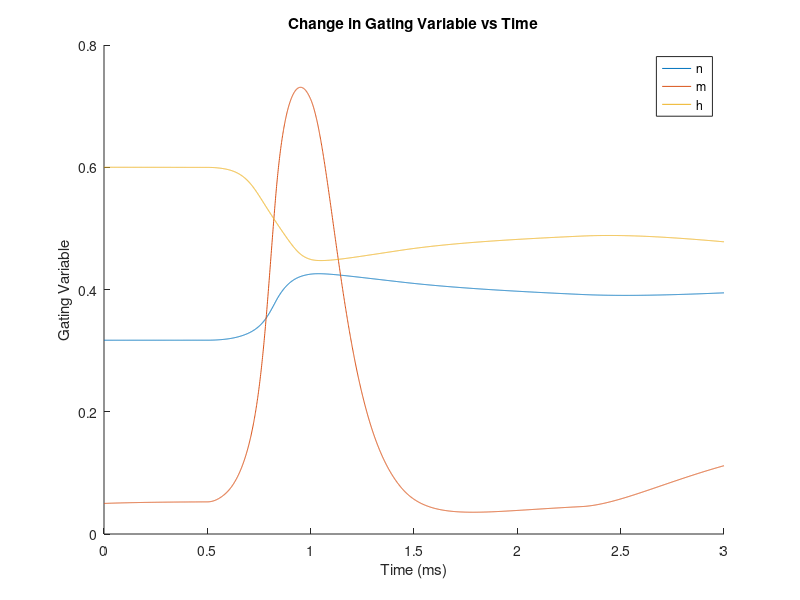
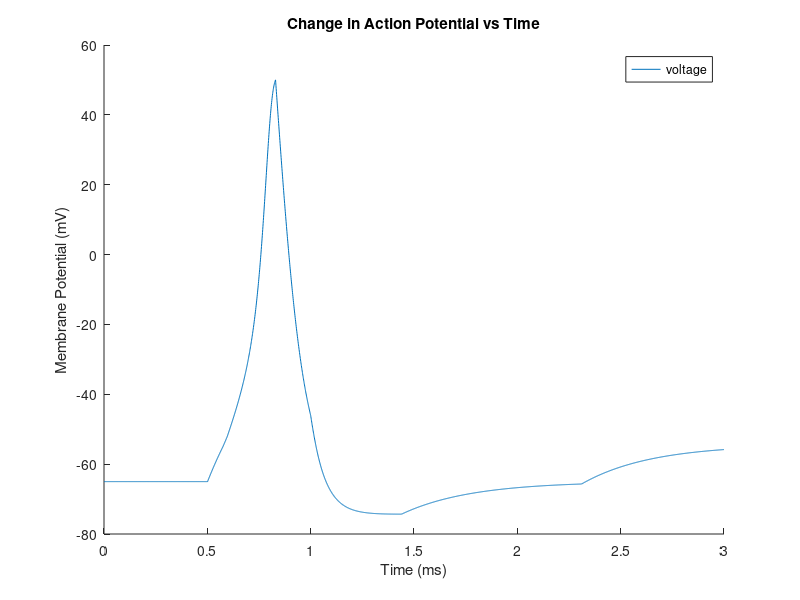
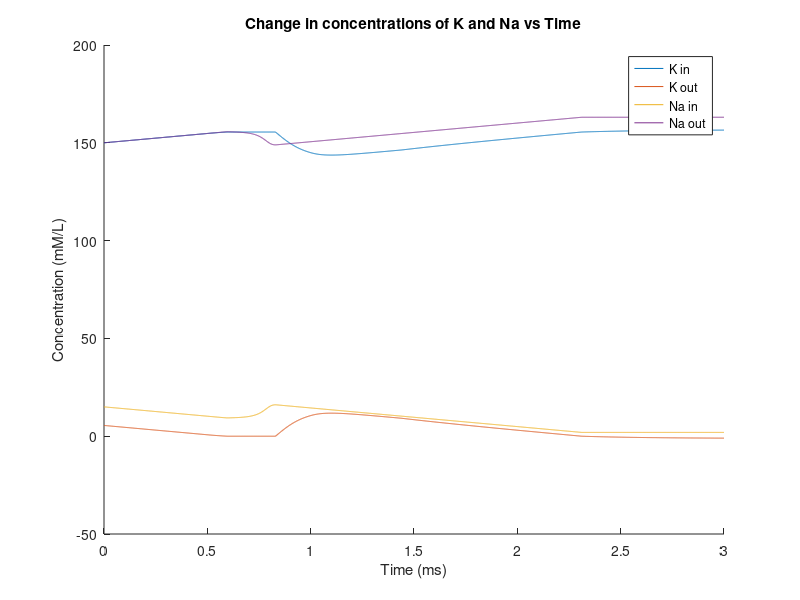

Write the MATLAB code that produced these figures, in order.
% hw3_ex5_whsolo_sorhom.m
% Will Solow and Skye Rhomberg
% CS346 - Spring 2020
% HW3 - HH simulations

% This code simulates the HH Model with the concentration gated Na-K pump
% and voltage gated leakage channel, graphing V, m,
% n, and h with respect to time. It also simulates the concentrations of K
% and Na inside and out of the membrane, and controls the Na-K pump to
% on/off accordingly. 

% TO RUN: Press F5

% simulation length and change in time (in seconds)
sim_length = 3;
dt = .001;
num_iterations = sim_length/dt;

% default is that both channels start as closed - 0 is closed, 1 is open
% used to keep track if the voltage gated channels are open to control
% current
Na_O = 0;
K_O = 0;
% used to turn pump on and off. 0 is off, 1 is on default starts at on as
% initial concentrations are in desired range.
P_O = 1;
% used to turn the leakage channel on and off. 1 is open, 0 is closed.
% Starts as open as initial voltage is less than -54.5mV
L_O = 1;

% Initializing constants
I_max = 15;
I = 0; % applied current
C_M = .1; % capacitance

% initial voltage and gating probabilities
V_init = -65; % action potential (mV)
n_init = .317; % potassium activation gating probability
m_init = .05; % sodium activation gating probability
h_init = .6; % sodium inactivation gating probability

% initial concentrations of Na and K 
Na_in_init = 15;
Na_out_init = 150;
K_in_init = 150;
K_out_init = 5.5;

% Gating constants. Controls when the gates open and close based on the
% voltage
Na_open = -55;
Na_close = 50;
K_open = 50;
L_close = -54.4;

% displacements from equilibrium potential K: potassium, Na: sodium, L: leakage
% used in calculating the currents of K, Na, and L
V_K = -77;
V_Na = 50;
V_L = -54.4;

% conductance constants K: potassium, Na: sodium, L: leakage
% used in caculating the currents of K, Na, and L
g_K  = 36;
g_Na = 120;
g_L  = .3;

% assign initial values to voltage and gate constants
t(1) = 0;
V(1) = V_init;
n(1) = n_init;
m(1) = m_init;
h(1) = h_init;

% assign initial values to concentrations
K_in(1) = K_in_init;
K_out(1) = K_out_init;
Na_in(1) = Na_in_init;
Na_out(1) = Na_out_init;

% calculating opening and closing rate constants
% used in calculating the probablities of a gate being open for 
% n, m, and h, the gates of K, Na, and L
a_n = @(V) .01  * (V+55) / (1 - exp(-(V+55) / 10));
a_m = @(V) .1   * (V+40) / (1 - exp(-(V+40) / 10));
a_h = @(V) .07  *               exp(-(V+65) / 20) ;
b_n = @(V) .125 *               exp(-(V+65) / 80) ;
b_m = @(V) 4    *               exp(-(V+65) / 18) ;
b_h = @(V) 1             / (1 + exp(-(V+35) / 10));

% calculating rate of change of n, m, and h (gating variables)
dNdt = @(V, n, m, h) a_n(V) * (1-n) - b_n(V) * n;
dMdt = @(V, n, m, h) a_m(V) * (1-m) - b_m(V) * m;
dHdt = @(V, n, m, h) a_h(V) * (1-h) - b_h(V) * h;

% calculating currents of K, NA, and L
% used in the model to compute change in voltage
% K channel only on when voltage is greater
% logical operator implements gating, returns 1 if gate is open, 0 if
% closed. Leakage has no gating as it is always open
I_K  = @(V, n) g_K  * n^4 *(V-V_K);
I_Na = @(V, m, h) g_Na  * m^3 * h * (V-V_Na);
I_L  = @(V) g_L * (V-V_L);
% pump constant, counteracts initial value of I_L
I_P = g_L * (V_init-V_L);

% calculating rate of change of voltage based on currents. Incorporates the
% voltage gating for pump, ion channels, and leakage
dVdt = @(V, n, m, h, I, Na_O, K_O, P_O, L_O) (I - K_O*I_K(V,n) - ...
    Na_O*I_Na(V,m,h) - L_O*I_L(V) + P_O*I_P) / C_M;

% used to calculate the change in concentrations of K and Na
% for K, calculating positive change of concentration outside
% for Na, calcualting positive change of concentration outside

dKdt = @(V, n, K_O, P_O, L_O) -I_K(V,n)*K_O - L_O*I_L(V) - 2*P_O*I_P;
dNadt = @(V, m, h, Na_O, P_O) -I_Na(V,m,h)*Na_O + 3*P_O*I_P;

% when to start and end the current
curr_start = .5;
curr_length = .5;
curr_end = curr_start + curr_length;

% simulation loop
for i=1:num_iterations
    % update time
    t(i+1)= i * dt;
    
    % compute RK4 estimations
    % del 1 estimates
    dV1 = dVdt(V(i)      , n(i)      , m(i)      , h(i)      , I, Na_O, ...
        K_O, P_O, L_O)*dt;
    dN1 = dNdt(V(i)      , n(i)      , m(i)      , h(i)      )*dt;
    dM1 = dMdt(V(i)      , n(i)      , m(i)      , h(i)      )*dt;
    dH1 = dHdt(V(i)      , n(i)      , m(i)      , h(i)      )*dt;
    
    dK1 = dKdt(V(i)      , n(i)                  , K_O, P_O, L_O)*dt;
    dNa1=dNadt(V(i)      , m(i)      , h(i)      , Na_O,P_O)*dt;
    
    % del 2 estimates
    dV2 = dVdt(V(i)+dV1/2, n(i)+dN1/2, m(i)+dM1/2, h(i)+dH1/2, I, Na_O, ...
        K_O, P_O, L_O)*dt;
    dN2 = dNdt(V(i)+dV1/2, n(i)+dN1/2, m(i)+dM1/2, h(i)+dH1/2)*dt;
    dM2 = dMdt(V(i)+dV1/2, n(i)+dN1/2, m(i)+dM1/2, h(i)+dH1/2)*dt;
    dH2 = dHdt(V(i)+dV1/2, n(i)+dN1/2, m(i)+dM1/2, h(i)+dH1/2)*dt;
    
    dK2 = dKdt(V(i)+dV1/2, n(i)+dN1/2            , K_O, P_O, L_O)*dt;
    dNa2=dNadt(V(i)+dV1/2, m(i)+dM1/2, h(i)+dH1/2, Na_O, P_O)*dt;
    
    %del 3 estimates
    dV3 = dVdt(V(i)+dV2/2, n(i)+dN2/2, m(i)+dM2/2, h(i)+dH2/2, I, Na_O, ...
        K_O, P_O, L_O)*dt;
    dN3 = dNdt(V(i)+dV2/2, n(i)+dN2/2, m(i)+dM2/2, h(i)+dH2/2)*dt;
    dM3 = dMdt(V(i)+dV2/2, n(i)+dN2/2, m(i)+dM2/2, h(i)+dH2/2)*dt;
    dH3 = dHdt(V(i)+dV2/2, n(i)+dN2/2, m(i)+dM2/2, h(i)+dH2/2)*dt;
    
    dK3 = dKdt(V(i)+dV2/2, n(i)+dN2/2            , K_O, P_O, L_O)*dt;
    dNa3=dNadt(V(i)+dV2/2, m(i)+dM2/2, h(i)+dH2/2, Na_O, P_O)*dt;
    
    % del 4 estimates
    dV4 = dVdt(V(i)+dV3  , n(i)+dN3  , m(i)+dM3  , h(i)+dH3  , I, Na_O, ...
        K_O, P_O, L_O)*dt;
    dN4 = dNdt(V(i)+dV3  , n(i)+dN3  , m(i)+dM3  , h(i)+dH3  )*dt;
    dM4 = dMdt(V(i)+dV3  , n(i)+dN3  , m(i)+dM3  , h(i)+dH3  )*dt;
    dH4 = dHdt(V(i)+dV3  , n(i)+dN3  , m(i)+dM3  , h(i)+dH3  )*dt;
    
    dK4 = dKdt(V(i)+dV3  , n(i)+dN3              , K_O, P_O, L_O)*dt;
    dNa4=dNadt(V(i)+dV3  , m(i)+dM3  , h(i)+dH3  , Na_O, P_O)*dt;
    
    % compute value at next time step
    V(i+1) = V(i) + (dV1 + 2*dV2 + 2*dV3 + dV4)/6;
    n(i+1) = n(i) + (dN1 + 2*dN2 + 2*dN3 + dN4)/6;
    m(i+1) = m(i) + (dM1 + 2*dM2 + 2*dM3 + dM4)/6;
    h(i+1) = h(i) + (dH1 + 2*dH2 + 2*dH3 + dH4)/6;
    
    % compute change in concentrations at next time step
    K_in(i+1) = K_in(i) + (dK1 + 2*dK2 + 2*dK3 + dK4)/6;
    K_out(i+1) = K_out(i) - (dK1 + 2*dK2 + 2*dK3 + dK4)/6;
    Na_in(i+1) = Na_in(i) + (dNa1 + 2*dNa2 + 2*dNa3 + dNa4)/6;
    Na_out(i+1) = Na_out(i) - (dNa1 + 2*dNa2 + 2*dNa3 + dNa4)/6;
    
    % start/end current pulse
    I = (i*dt > curr_start & i*dt < curr_end) * I_max;
    
    % check to see if Na and K gates are open/closed
    % Voltage is above base threshold and below max, Ka channel not open
    Na_O = (V(i+1) > Na_open & V(i+1) < Na_close) & ~(K_O);
    % Voltage is above threshold or voltage is decreasing
    K_O = ((V(i+1) > K_open) | (V(i+1)-V(i) < 0));
    
    % turn pump on/off
    % on (1) if K conc outside and Na conc inside are both positive
    P_O = (K_out(i+1) > 0 & Na_in(i+1) > 0);
    
    % open/close leakage channel. Open if voltage is less than L_close
    % (typically -54.4mV)
    L_O = (V(i+1) < L_close);
end

figure;
hold on;
title("Change in Gating Variable vs Time");
xlabel("Time (ms)");
ylabel("Gating Variable");
plot(t,n);
plot(t,m);
plot(t,h);
legend('n', 'm', 'h');

figure;
hold on;
title("Change in Action Potential vs Time");
xlabel("Time (ms)");
ylabel("Membrane Potential (mV)");
plot(t,V);
legend('voltage');

figure;
hold on;
title("Change in concentrations of K and Na vs Time");
xlabel("Time (ms)");
ylabel("Concentration (mM/L)");
plot(t,K_in);
plot(t,K_out);
plot(t,Na_in);
plot(t,Na_out);
legend('K in', 'K out', 'Na in', 'Na out');